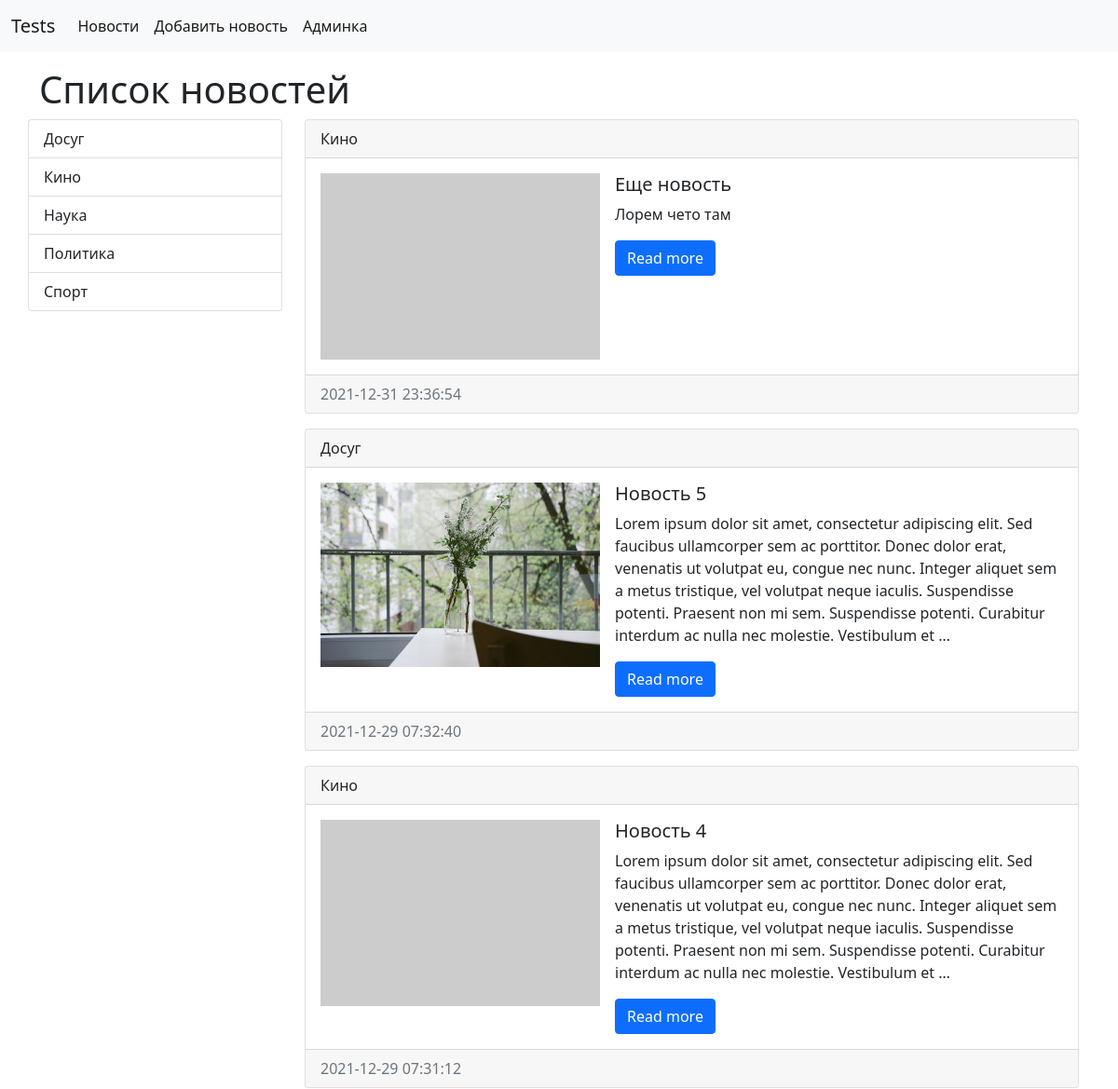
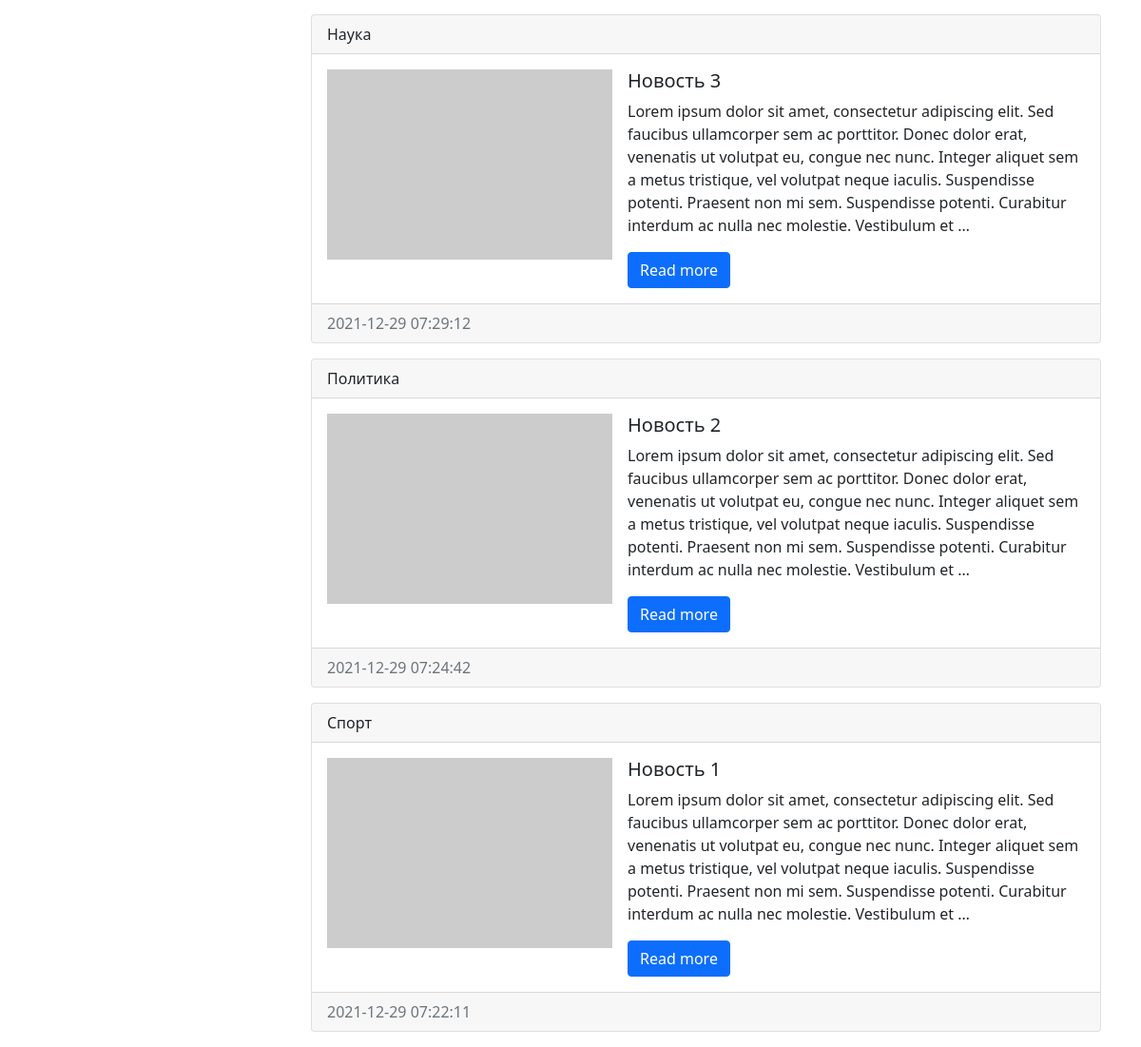
The page / on the database its author committed (2 pictures, top to bottom).
### news/models.py (models this page shows, shortened)
class Category(models.Model):
    title = models.CharField(max_length=150, db_index=True, verbose_name='Категория')
    def __str__(self):
        return self.title
    class Meta:
        verbose_name = 'категория'
        verbose_name_plural = 'категории'
        ordering = ['title']

class News(models.Model):
    title = models.CharField(max_length=150, verbose_name='Наименование')
    content = models.TextField(blank=True, verbose_name='Контент')
    created_at = models.DateTimeField(auto_now_add=True, verbose_name='Дата создания')
    updated_at = models.DateTimeField(auto_now=True, verbose_name='Дата изменения')
    photo = models.ImageField(upload_to='photos/%Y/%m/%d', verbose_name='Фото', blank=True)
    is_published = models.BooleanField(default=True, verbose_name='Опубликовано')
    category = models.ForeignKey('Category', on_delete=models.PROTECT, null=True)
    class Meta:
        verbose_name = 'новость'
        verbose_name_plural = 'новости'
        ordering = ['-created_at']

### news/views.py (the view)
# urls.py: path('', index),
def index(request):
    news = News.objects.all()
    categories = Category.objects.all()
    context = {
        'news': news,
        'title': 'Cписок новостей',
        'categories': categories
    }
    return render(request, 'news/index.html', context)

### news/templates/news/index.html (shortened to what this page needs)
<!doctype html>
<html lang="en">
<head>
    <link href="https://cdn.jsdelivr.net/npm/bootstrap@5.1.3/dist/css/bootstrap.min.css" rel="stylesheet"
>
</head>
<body>
<nav class="navbar navbar-expand-lg navbar-light bg-light">
    <div class="container-fluid">
        <a class="navbar-brand" href="/">Tests</a>
        <div class="collapse navbar-collapse" id="navbarSupportedContent">
            <ul class="navbar-nav me-auto mb-2 mb-lg-0">
                <li class="nav-item">
                    <a class="nav-link active" aria-current="page" href="/">Новости</a>
                </li>
                <li class="nav-item">
                    <a class="nav-link active" aria-current="page" href="/">Добавить новость</a>
                </li>
                <li class="nav-item">
                    <a class="nav-link active" aria-current="page" href="/admin">Админка</a>
                </li>
            </ul>
        </div>
    </div>
</nav>
<div class="container mt-3">
    <h1>{{ title }}</h1>
    <div class="row">
        <div class="list-group col-md-3">
            {% for item in categories %}
            <a href="/category/{{ item.pk }}" class="list-group-item list-group-item-action">{{ item.title }}</a>
            {% endfor %}
        </div>
        <div class="col-md-9">
            {% for item in news %}
                <div class="card mb-3">
                    <div class="card-header">
                        {{ item.category }}
                    </div>
                    <div class="card-body">
                        <div class="d-flex">
                            <div class="flex-shrink-0">
                                {% if item.photo %}
                                    <img src="{{ item.photo.url }}" width="300" alt="" class="mr-3">
                                {% else %}
                                    <img src="https://picsum.photos/300/200.webp?random={{ forloop.counter }}">
                                {% endif %}
                            </div>
                            <div class="flex-grow-1 ms-3">
                                <h5 class="card-title">{{ item.title }}</h5>
                                <p class="card-text">{{ item.content|truncatewords:50 }}</p>
                                <a href="#" class="btn btn-primary">Read more</a>
                            </div>
                        </div>
                    </div>
                    <div class="card-footer text-muted">
                        {{ item.created_at|date:"Y-m-d H:i:s" }}
                    </div>
                </div>
            {% endfor %}
        </div>
    </div>
</div>
</body>
</html>

### rows shown on the page
Category: title "Досуг"
Category: title "Кино"
Category: title "Наука"
Category: title "Политика"
Category: title "Спорт"
News: category "Кино", title "Еще новость", content "Лорем чето там", created_at "2021-12-31 23:36:54"
News: category "Досуг", photo (picture), title "Новость 5", content "Lorem ipsum dolor sit amet, consectetur adipiscing elit. Sed faucibus ullamcorper sem ac porttitor. Donec dolor erat, venenatis ut volutpat eu, congue nec nunc. Integer aliquet sem a metus tristique, vel volutpat neque iaculis. Suspendisse potenti. Praesent non mi sem. Suspendisse potenti. Curabitur interdum ac nulla nec molestie. Vestibulum et …", created_at "2021-12-29 07:32:40"
News: category "Кино", title "Новость 4", content "Lorem ipsum dolor sit amet, consectetur adipiscing elit. Sed faucibus ullamcorper sem ac porttitor. Donec dolor erat, venenatis ut volutpat eu, congue nec nunc. Integer aliquet sem a metus tristique, vel volutpat neque iaculis. Suspendisse potenti. Praesent non mi sem. Suspendisse potenti. Curabitur interdum ac nulla nec molestie. Vestibulum et …", created_at "2021-12-29 07:31:12"
News: category "Наука", title "Новость 3", content "Lorem ipsum dolor sit amet, consectetur adipiscing elit. Sed faucibus ullamcorper sem ac porttitor. Donec dolor erat, venenatis ut volutpat eu, congue nec nunc. Integer aliquet sem a metus tristique, vel volutpat neque iaculis. Suspendisse potenti. Praesent non mi sem. Suspendisse potenti. Curabitur interdum ac nulla nec molestie. Vestibulum et …", created_at "2021-12-29 07:29:12"
News: category "Политика", title "Новость 2", content "Lorem ipsum dolor sit amet, consectetur adipiscing elit. Sed faucibus ullamcorper sem ac porttitor. Donec dolor erat, venenatis ut volutpat eu, congue nec nunc. Integer aliquet sem a metus tristique, vel volutpat neque iaculis. Suspendisse potenti. Praesent non mi sem. Suspendisse potenti. Curabitur interdum ac nulla nec molestie. Vestibulum et …", created_at "2021-12-29 07:24:42"
News: category "Спорт", title "Новость 1", content "Lorem ipsum dolor sit amet, consectetur adipiscing elit. Sed faucibus ullamcorper sem ac porttitor. Donec dolor erat, venenatis ut volutpat eu, congue nec nunc. Integer aliquet sem a metus tristique, vel volutpat neque iaculis. Suspendisse potenti. Praesent non mi sem. Suspendisse potenti. Curabitur interdum ac nulla nec molestie. Vestibulum et …", created_at "2021-12-29 07:22:11"

### other values the page prints
{{ title }} "Cписок новостей"
